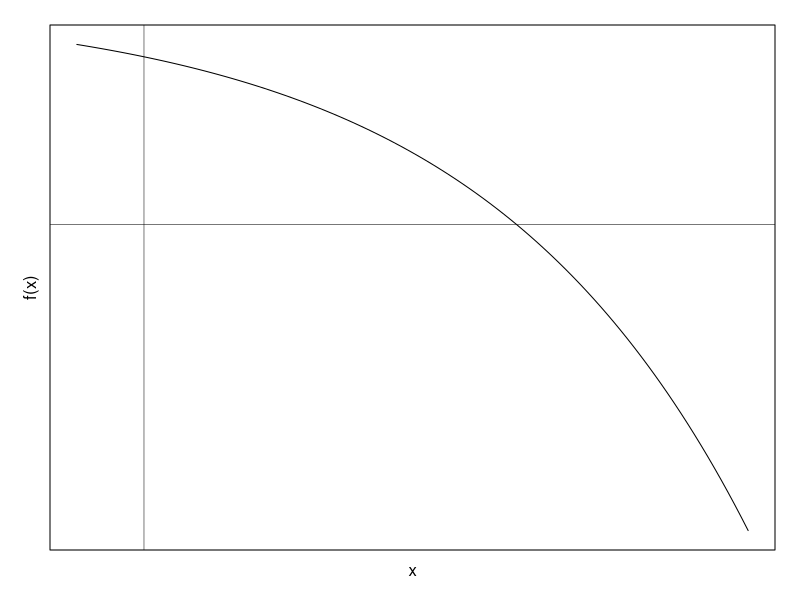
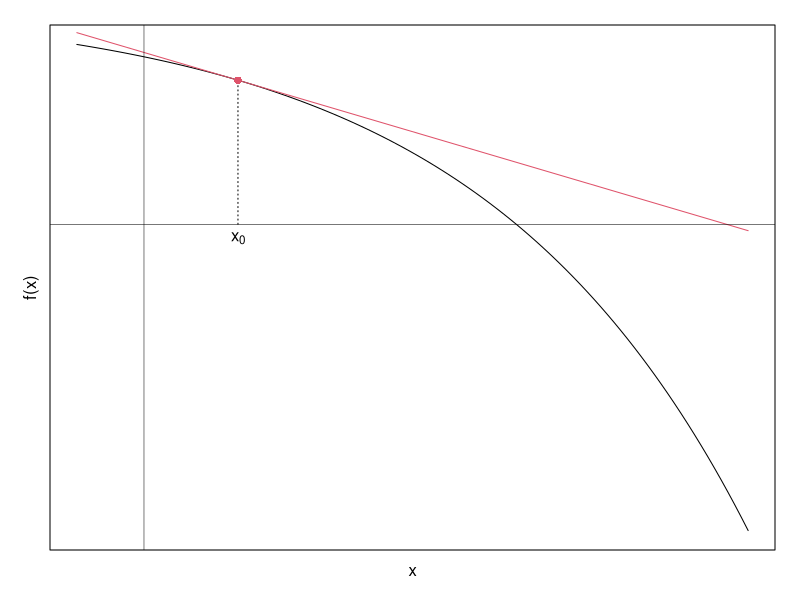
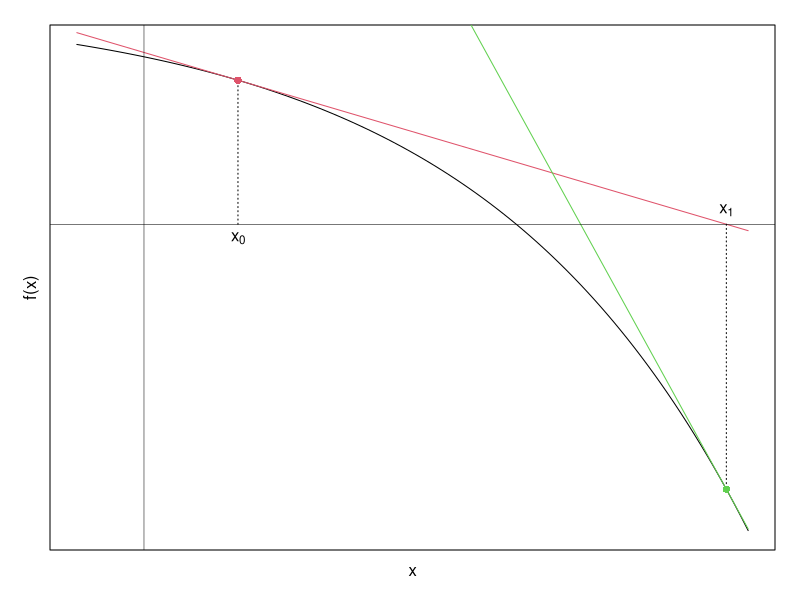
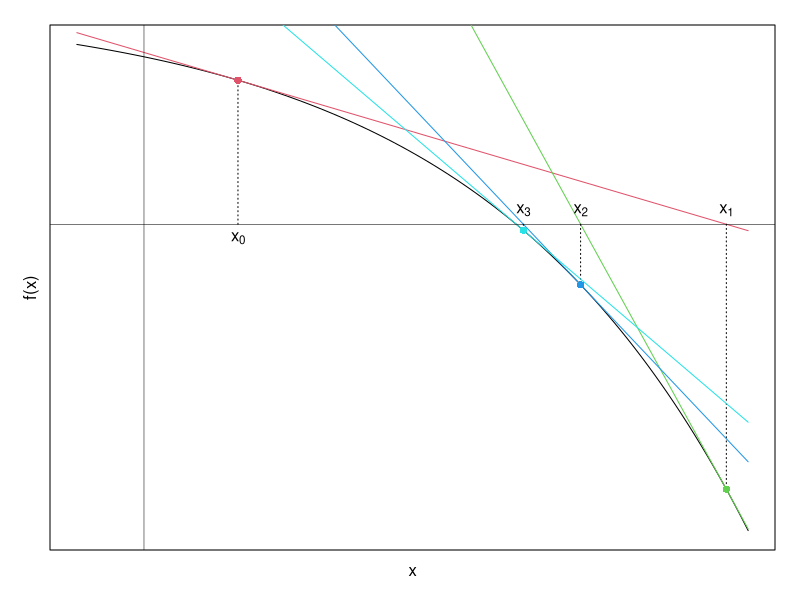

Reproduce these figures in R, in order.
## ---- chunk 1
knitr::opts_chunk$set(class.output="bg-success",
                      class.source = "fold-show",
                      tidy=T)

## ---- chunk 2
par(mai=c(.5,.5,.25,.25))
curve(-exp(x)+4, from=-.25, to=2.25, ylab="f(x)", xaxt="n", yaxt="n", mgp=c(.5,.5,1))
abline(h=0,v=0, lwd=.5)
## ---- chunk 3
###first plot 
#margins
par(mai=c(.5,.5,.25,.25))

#fns
fn = function(x) -exp(x)+4
fprime = function(x) -exp(x)
xint = function(x) x - fn(x)/fprime(x)
x0=.35

# function that returns x-intercepts at successive newton iterations. Final value is converged value if no error is returned. 
newt = function(x0, fn, fprime, itmax=10, tol=1e-3){
  xint = function(x) x - fn(x)/fprime(x)
  res=vector()
  res[1]=x0
  i=1
  
  while(i <= itmax){
    i = i + 1
    if(i %% 5 == 0) message("Iterating...", i, "\n")
    
    res[i] = xint(res[i-1])
    
    if(abs(res[i]-res[i-1]) < tol) break
    
    if(i==itmax){
      warning("Stopping value of intercept:", res[i], "\n")
      stop("Maximum iterations reached prior to convergence.")
    }
    
  }
  
  return(list(all_ints = res, final_val = tail(res,1)))
}


newt.plot = function(x0, fn, fprime, from, to,
                     ylab="f(x)", mgp=c(.5,.5,1), col=NULL,
                     xaxt="n",yaxt="n", 
                     lty.fn=1, lty.tan=1, lty.vert=3,
                     nlines, label=T, axes=T, vert=T, 
                     itmax=10, tol=1e-3, 
                     ...){
  
  # Setup: get x,y coords from newt fn, 
  # specify number of lines (nlabs=# of labels) to plot
  out = newt(x0, fn, fprime, itmax=itmax, tol=tol)
  xi = out[[1]]
  y  = fn(xi)

  
  #graph parms:
  #labseq = indices for each label
  #cols = color codes for plot fn
  #labs = labels for x vals
  #labloc = vertical offset for labels
  labseq = 0:(length(y) - 1)
  cols <- if(is.null(col)) labseq + 2 else cols = col
  labs = as.expression( sapply(labseq, function(x) bquote("x"[.(x)])))
  labloc = ifelse(y<0, .25, -.25)
  
  if(nlines > length(y)){
    warning("Number of lines specified exceeds number of iterations until convergence. \nDefaulting to nlines=number of total iterations.")
    nlabs=length(y)
  } else {
    nlabs = nlines 
  }
  
  #plot fn
  curve(fn, xaxt=xaxt, yaxt=yaxt, ylab=ylab, mgp=mgp, from=from, to=to,
        lty=lty.fn, ...)

  
  for(i in seq_len(nlabs)){
    curve(fn(xi[i]) + fprime(xi[i])*(x-xi[i]),
          xaxt="n", yaxt="n", col=cols[i], ylab=ylab, 
          mgp=mgp, add=T, lty=lty.tan )
    
    # vertical dashed lines
    if(vert){
      lines(x=c(xi[i], xi[i]), y=c(0,y[i]), lty=lty.vert)
    }
    
  }
  
  #points and labels
  if(label) text(x=xi[1:nlabs], y=labloc[1:nlabs], labels=labs[1:nlabs])
  
  
  points(x=xi[1:nlabs], y=y[1:nlabs], col=cols[1:nlabs], pch=16)
  
  #axes
  if(axes) abline(h=0,v=0, lwd=.5)
  
}

newt.plot(x0, fn, fprime, from=-.25, to=2.25, nlines=1, itmax=10)
  
## ---- chunk 4
#margins
par(mai=c(.5,.5,.25,.25))

newt.plot(x0, fn, fprime, nlines=2, from=-.25, to=2.25)
## ---- chunk 5
#margins
par(mai=c(.5,.5,.25,.25))

newt.plot(x0, fn, fprime, nlines=4, from=-.25, to=2.25)
## ---- chunk 6
#fns
fn = function(x) -exp(x)+4
fprime = function(x) -exp(x)

# function that returns x-intercepts at successive newton iterations.
# Wont work on multi-dimensional problems
newt = function(x0, fn, fprime, itmax=10, tol=1e-3){
  xint = function(x) x - fn(x)/fprime(x)
  res=vector()
  res[1]=x0
  i=1
  
  while(i <= itmax){
    i = i + 1
    if(i %% 5 == 0) message("Iterating...", i, "\n")
    
    res[i] = xint(res[i-1])
    
    if(abs(res[i]-res[i-1]) < tol) break
    
    if(i==itmax){
      warning("Stopping value of intercept:", res[i], "\n")
      stop("Maximum iterations reached prior to convergence.")
    }
    
  }
  
  return(list(all_ints = res, final_val = tail(res,1)))
}

#point
x0 = .35

newt(x0, fn=fn, fprime=fprime)
## ---- chunk 7
fu_logistic = function(y, X, b){
  pi = plogis(X%*%b)
  y - pi
  
  }


fuu_logistic = function(y, X, b){
  pi = plogis(X%*%b)
  return(as.vector(-pi*(1-pi)))
  
}
## ---- chunk 8

irls = function(fu, fuu, X, y, method="logistic", starts=NULL, itmax=100, tol = 1e-3){
  method = match.arg(method, choices=c("logistic", "poisson"))
  
  convergence = 0
  iter = 0
  
  if(is.null(starts)){
    b0 = switch(method,
                "logistic" = rep(0,ncol(X)),
                "poisson"  = rep(1, ncol(X))
                )
  } else b0 = starts
  
  if(length(b0) != ncol(X)) stop("Number of starting params is not equal to number of covariates.")
  
  while(iter <= itmax){
  
    iter = iter + 1
    if(iter %% 10 == 0) message("Iterating...", iter)
    
    
    gamma = fu(y, X, b0) # gamma from equation above
    W = diag(-fuu(y,X,b0)) 
    W_inv = diag(-1/fuu(y,X,b0)) #inverse of diag matrix, rather than solving explicitly for inverse.
    z = X %*% b0 + W_inv %*% gamma
    
    b1 = solve( crossprod(X, W) %*% X ) %*% crossprod(X, W) %*% z
    
    if(sqrt(crossprod(b1-b0)) < tol) break
    if(iter == itmax){
      stop("Maximum iterations reached prior to convergence.\n Retry using coefficients at termination as starting values:", paste0(b1, collapse=", "))
    }
    b0=b1
    
  }
  
  par = as.vector(b1) # coefficient vector
  covmat = solve(crossprod(X, W) %*% X) # covariance matrix
  se = sqrt(diag(covmat)) # standard errors
  zscore  = par/se
  pval    = 2*pnorm(abs(zscore), lower.tail = F)
  coefs=cbind(par,se,zscore,pval)
  colnames(coefs) = c("Estimate", "Std. Error", "Z-score", "p-value")
  rownames(coefs) = colnames(X)
  call = match.call()
  obj = "Custom IRLS Function"

  results = list(coefs=coefs,
                 par=par,
                 covmat=covmat,
                 se=se,
                 zscore=zscore,
                 pval=pval,
                 niterations = iter,
                 call=call,
                 obj=obj)

  class(results) = "irls"
  return(results)
}
## ---- chunk 9
"print.irls" = function(x){
  cat("", "\n")
  cat(x$obj, "\n")
  cat("\nCall: ", deparse(x$call), "\n\n") 
  cat("===============================================================","\n")
  printCoefmat(x$coefs, digits=4, signif.stars = T)
  cat("===============================================================", "\n")
}
## ---- chunk 10
set.seed(081360)

####simulate some binary outcome data 
##drawing covariates X from multivariate normal via singular value decomposition.
n = 1000
Sigma = matrix(c(0, 1.5, 1.5, 0), nrow=2, byrow=T)
diag(Sigma) = c(2,1)
svd_cov = svd(Sigma)
U = svd_cov$u
D = svd_cov$d
V = svd_cov$v
sqrt_Sigma = U%*%sqrt(diag(D))%*%t(U)

X = matrix(rnorm(n*2), ncol=2)
X = X %*% sqrt_Sigma 

X = cbind(1,X)
colnames(X) = c("intercept", "X1", "X2")
B = c(2,-3,3)
mu = X%*%B
pi = plogis(mu)
y=rbinom(n,1,pi)
## ---- chunk 11
list(irls(fu_logistic, fuu_logistic, X, y, itmax=50, method="logistic"),
     summary(glm(y~X + 0, family="binomial")))
## ---- chunk 12
y = rpois(n, exp(mu))

fu_poisson = function(y, X, b){
  lambda = exp(X%*%b)
  
  as.vector(y - lambda)
  
}

fuu_poisson = function(y, X, b){
  lambda = exp(X%*%b)
  
  as.vector(-lambda)
}

#Generate data
lambda = exp(mu)
y = rpois(n, lambda)

irls(fu_poisson, fuu_poisson, X, y, method ="poisson")
summary(glm(y ~ X + 0, family="poisson"))
